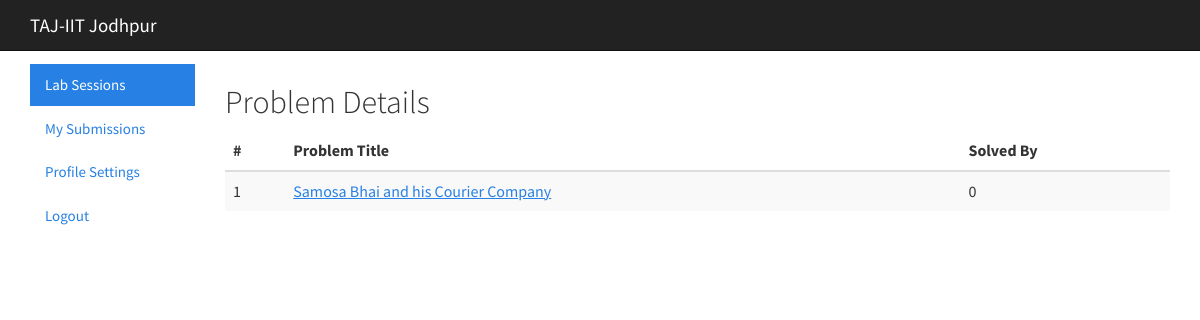
/judge/contest/1/ (signed in), run on an earlier commit of the app's database.
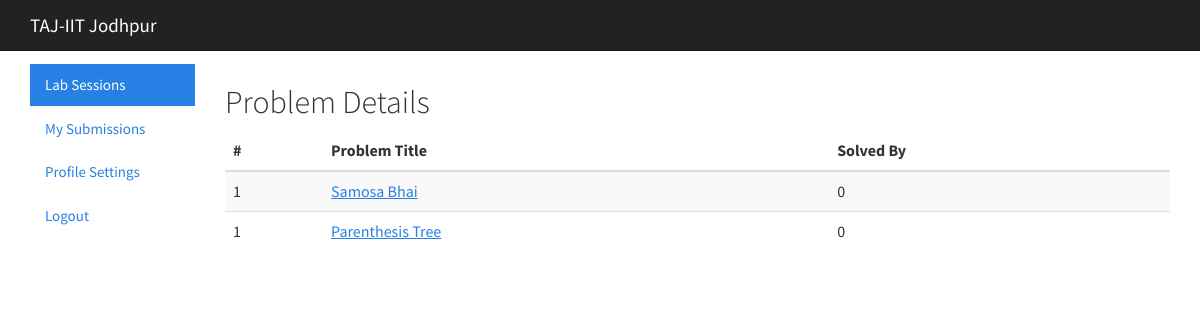
And on a later commit of the database.
### judge/models.py (models this page shows, shortened)
class Problem(models.Model):
    contest = models.ForeignKey(Contest)
    problemSetter = models.CharField(max_length=200)
    problemTitle = models.CharField(max_length=200)
    problemStatement = RichTextField(config_name='awesome_ckeditor')
    testInput = models.FileField(upload_to='testInput')
    testOutput = models.FileField(upload_to='testOutput')
    timeLimit = models.PositiveSmallIntegerField()
    languagesAllowed = models.CommaSeparatedIntegerField(max_length=200)
    inputFormat = RichTextField(config_name='awesome_ckeditor')
    outputFormat = RichTextField(config_name='awesome_ckeditor')
    constraints = RichTextField(config_name='awesome_ckeditor')
    sampleInput = RichTextField(config_name='awesome_ckeditor')
    sampleOutput = RichTextField(config_name='awesome_ckeditor')
    solvedBy = models.PositiveSmallIntegerField(default=0)

### judge/views.py (the view)
# urls.py: url(r'^contest/(?P<contestId>\d+)/$', views.contest, name='index'),
@login_required
def contest(request, contestId):
    problem = Problem.objects.filter(contest_id=contestId)
    return render(request, 'users/contest.html', {'problem': problem})

### judge/templates/users/contest.html
{% include "users/base.html" %}
<body>
    <div class="navbar navbar-default navbar-fixed-top">
        <div class="container">
            <div class="navbar-header">
              <a href="/judge" class="navbar-brand">TAJ-IIT Jodhpur</a>
            </div>
        </div>
    </div>
    <br><br><br>
    <div class="container-fluid">
    	<div class="row-fluid">
    		<div class="col-md-2">
				<ul class="nav nav-pills nav-stacked">
				  <li class="active"><a href="#">Lab Sessions</a></li>
                  <li><a href="/judge/submission">My Submissions</a></li>
				  <li><a href="#">Profile Settings</a></li>
				  <li><a href="#">Logout</a></li>
				</ul>
			</div>
			<div class="col-md-10">
    			<h2>Problem Details</h2>
    			<table class="table table-striped table-hover ">
            	    <thead>
            	      <tr>
            	        <th>#</th>
            	        <th>Problem Title</th>
            	        <th>Solved By</th>
            	      </tr>
            	    </thead>
            	    <tbody>
            	      {% for problems in problem %}
                      <tr>
                        <td>1</td>
                        <td><a href="../../{{problems.contest_id}}/problem/{{problems.id}}">{{problems.problemTitle}}</a></td>
                        <td>{{problems.solvedBy}}</td>
                      </tr>
                    {% endfor %}
            	    </tbody>
            	 </table>
    		</div>
    	</div>
    </div>

What changed in the data, as far as the page shows it:
changed Problem: problemTitle "Samosa Bhai and his Courier Company" → "Samosa Bhai"
added Problem: problemTitle "Parenthesis Tree", solvedBy "0"
